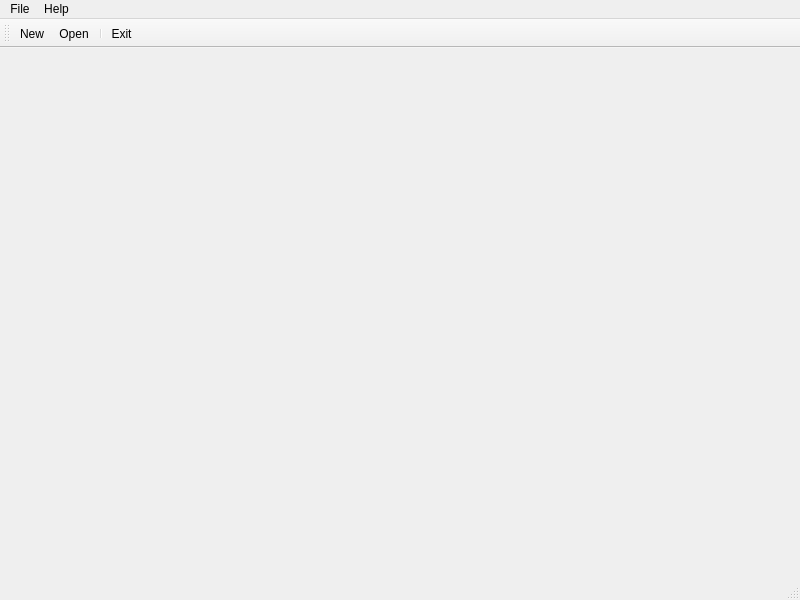
<?xml version="1.0" encoding="UTF-8"?>
<ui version="4.0">
 <class>MainWindow</class>
 <widget class="QMainWindow" name="MainWindow">
  <property name="geometry">
   <rect>
    <x>0</x>
    <y>0</y>
    <width>800</width>
    <height>600</height>
   </rect>
  </property>
  <property name="windowTitle">
   <string>MainWindow</string>
  </property>
  <property name="windowIcon">
   <iconset resource="icons.qrc">
    <normaloff>:/icons/app-icon.png</normaloff>:/icons/app-icon.png</iconset>
  </property>
  <widget class="QWidget" name="centralwidget"/>
  <widget class="QMenuBar" name="menubar">
   <property name="geometry">
    <rect>
     <x>0</x>
     <y>0</y>
     <width>800</width>
     <height>21</height>
    </rect>
   </property>
   <widget class="QMenu" name="menuFile">
    <property name="title">
     <string>File</string>
    </property>
    <addaction name="actionNew"/>
    <addaction name="actionOpen"/>
    <addaction name="separator"/>
    <addaction name="actionExit"/>
   </widget>
   <widget class="QMenu" name="menuHelp">
    <property name="title">
     <string>Help</string>
    </property>
    <widget class="QMenu" name="menuAbout">
     <property name="title">
      <string>About</string>
     </property>
     <addaction name="actionAbout_Qt"/>
     <addaction name="actionAbout_Software"/>
    </widget>
    <addaction name="menuAbout"/>
   </widget>
   <addaction name="menuFile"/>
   <addaction name="menuHelp"/>
  </widget>
  <widget class="QStatusBar" name="statusbar"/>
  <widget class="QToolBar" name="toolBar">
   <property name="windowTitle">
    <string>toolBar</string>
   </property>
   <property name="toolButtonStyle">
    <enum>Qt::ToolButtonTextBesideIcon</enum>
   </property>
   <attribute name="toolBarArea">
    <enum>TopToolBarArea</enum>
   </attribute>
   <attribute name="toolBarBreak">
    <bool>true</bool>
   </attribute>
   <addaction name="actionNew"/>
   <addaction name="actionOpen"/>
   <addaction name="separator"/>
   <addaction name="actionExit"/>
  </widget>
  <action name="actionNew">
   <property name="icon">
    <iconset resource="icons.qrc">
     <normaloff>:/icons/mac-icon.png</normaloff>:/icons/mac-icon.png</iconset>
   </property>
   <property name="text">
    <string>New</string>
   </property>
   <property name="toolTip">
    <string>Click here to create a new project</string>
   </property>
   <property name="statusTip">
    <string>Create a new project</string>
   </property>
   <property name="shortcut">
    <string>Ctrl+N</string>
   </property>
  </action>
  <action name="actionOpen">
   <property name="icon">
    <iconset resource="icons.qrc">
     <normaloff>:/icons/fedora-icon.png</normaloff>:/icons/fedora-icon.png</iconset>
   </property>
   <property name="text">
    <string>Open</string>
   </property>
   <property name="toolTip">
    <string>Click here to open an existing project</string>
   </property>
   <property name="statusTip">
    <string>Open an existing project</string>
   </property>
   <property name="shortcut">
    <string>Ctrl+O</string>
   </property>
  </action>
  <action name="actionAbout_Qt">
   <property name="text">
    <string>About Qt</string>
   </property>
  </action>
  <action name="actionAbout_Software">
   <property name="text">
    <string>About Software</string>
   </property>
  </action>
  <action name="actionExit">
   <property name="icon">
    <iconset resource="icons.qrc">
     <normaloff>:/icons/windows-icon.png</normaloff>:/icons/windows-icon.png</iconset>
   </property>
   <property name="text">
    <string>Exit</string>
   </property>
   <property name="toolTip">
    <string>Click here to quit application</string>
   </property>
   <property name="statusTip">
    <string>Quit application</string>
   </property>
   <property name="shortcut">
    <string>Ctrl+X</string>
   </property>
  </action>
 </widget>
 <resources>
  <include location="icons.qrc"/>
 </resources>
 <connections/>
</ui>
